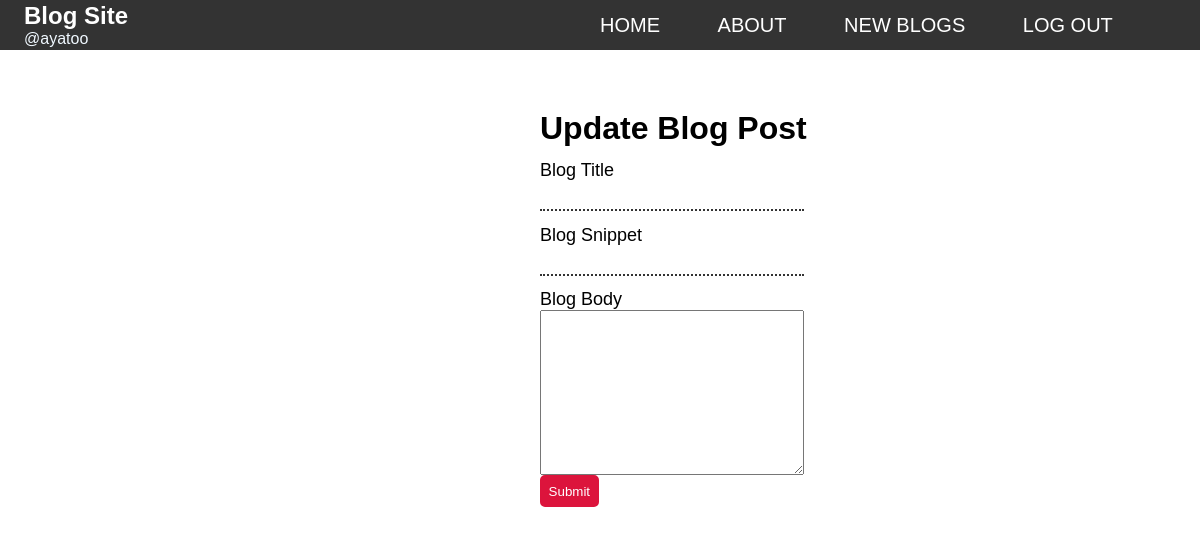
Before: /update/10 (signed in) with the older database file.
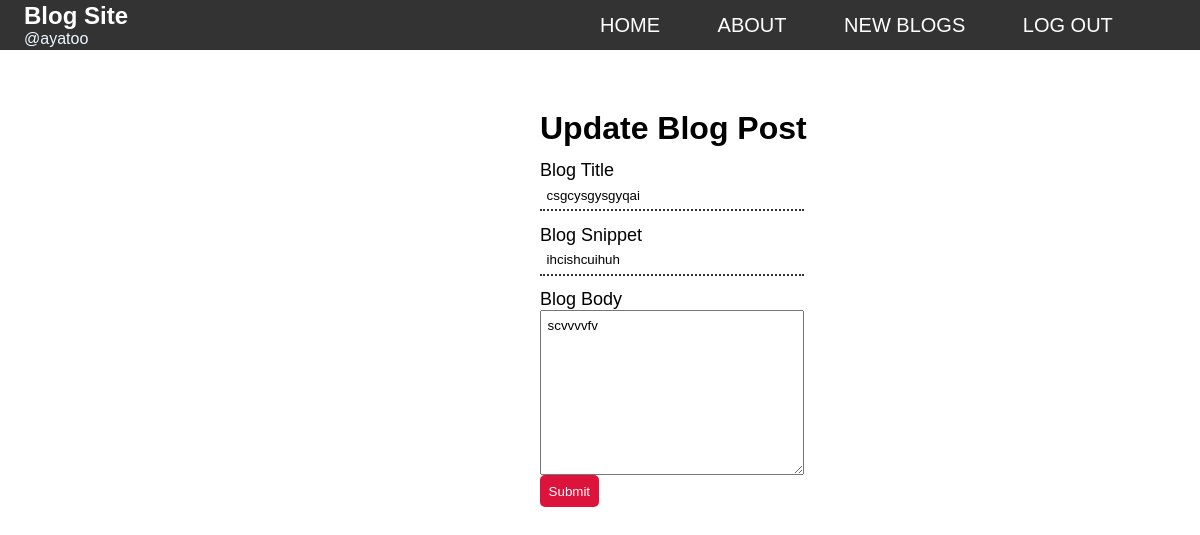
After: the same page with the newer database file.
### base/models.py (models this page shows, shortened)
class Blog(models.Model):
    owner = models.ForeignKey(User, on_delete=models.CASCADE)
    title = models.CharField(max_length=50)
    snippet = models.CharField(max_length=50)
    body = models.TextField()
    created = models.DateTimeField(auto_now_add=True)
    class Meta:
        ordering = ['-created']

### base/views.py (the view, shortened to what this page needs)
# urls.py: path('update/<str:pk>', views.updateBlogpost, name = 'update'),
@login_required(login_url='login')
def updateBlogpost(request, pk):
    blog = Blog.objects.filter(id=pk).first()
    context = {'blog': blog}
    return render(request, 'base/add.html', context)

### base/templates/base/add.html (shortened to what this page needs)
{% extends "head.html" %}
{% block content %}
{% if page == 'create' %}
    <!-- <div class="create content">
      <h1>New Blog Post</h1>
      <form class="createBlog" action="" method="POST">
        {% csrf_token %}
        {{form.as_p}}
        <button type="submit">Submit</button>
      </form>
    </div> -->
    <div class="create content">
      <h1>Update Blog Post</h1>
      <form class="createBlog" action="" method="POST">
        {% csrf_token %}
        <label for="title">Blog Title</label>
        <input type="text" name="title"  id="title" />
        <label for="snippet">Blog Snippet</label>
        <input type="text" name="snippet" id="snippet" />
        <label for="body">Blog Body</label>
        <textarea name="body" id="body" cols="30" rows="10"></textarea><br />
        <button type="submit">Submit</button>
      </form>
    </div>
{% else %}
<div class="create content">
  <h1>Update Blog Post</h1>
  <form class="createBlog" action="" method="POST">
    <label for="title">Blog Title</label>
    <input type="text" name="title" value="{{blog.title}}" id="title" />
    <label for="snippet">Blog Snippet</label>
    <input type="text" name="snippet" value="{{blog.snippet}}" id="snippet" />
    <label for="body">Blog Body</label>
    <textarea name="body" id="body" cols="30" rows="10">{{blog.body}}</textarea><br />
    <button type="submit">Submit</button>
  </form>
</div>
{% endif %}
{% endblock %}

Changed rows visible on the page:
added Blog: title "csgcysgysgyqai", snippet "ihcishcuihuh", body "scvvvvfv"
